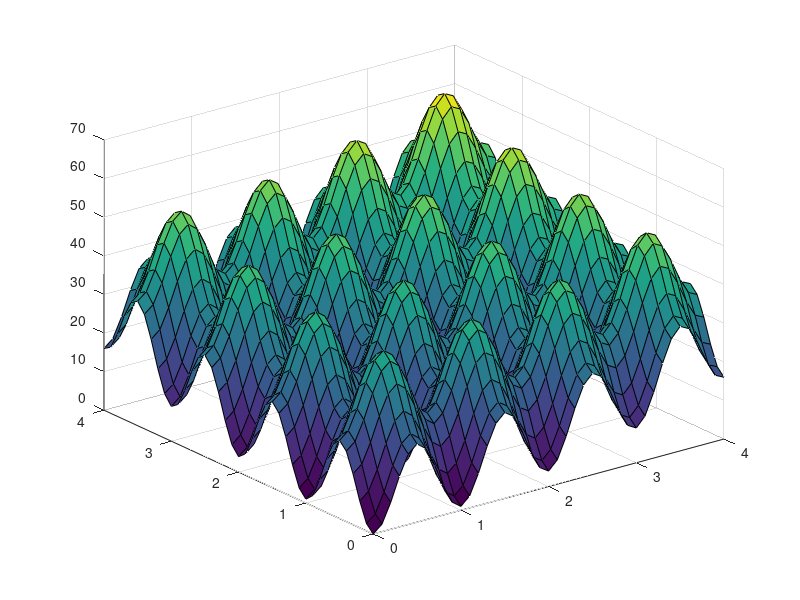

Write MATLAB code to recreate this figure.
%{ 
Solution1_exercise_1
A=[1,2,3;1,4,9;1,8,27]
syms X1 X2 X3
B=[X1;X2;X3]
C=[5;-2;6]
B=inv(A)*C 
%} 


%{
Solution1_exercise_2
R=rand(5,5)
%Minimum=min(min(R))
%Maximum=max(max(R))

%R(R==Minimum)=Maximum
%Q=rand(5);
%for i=1:5
%    Q(i,:)=R(i,:) *i;
%end
%Q
Q = diag([1:4])*R
%}

%{
Solution1_exercise_3
m=[-.447,1.978,3.11,5.25,5.02,4.66,4.01,4.58,3.45,5.35,9.22] 
n=0:0.1:1
p = polyfit(n,m,3)%polyfir is used for the simulation of poly curve

n2=0:0.1:1
m2=polyval(p,n2) %y0=polyval(p,x0), we can get the value of the ploy when the x=x0.
plot(n,m,'bo',n2,m2,'rx-')
legend('Original Data', 'Curve Fitting', 'Location','southeast');
grid on
%}

%Solution1_exercise_4
[x1,x2]=meshgrid(0:0.1:4,0:0.1:4)
y=20+x1.^2+x2.^2-10*(cos(2*pi.*x1)+cos(2*pi.*x2))
surf(x1,x2,y)
